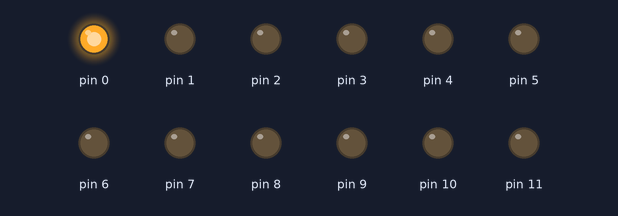
Bench run of a sketch on a simulated Arduino Uno, built with avr-gcc and run on an emulated ATmega328P. On the bench: output pins drawn as LEDs (lit = HIGH).

Above: at 0.07 s.
At 0.82 s:
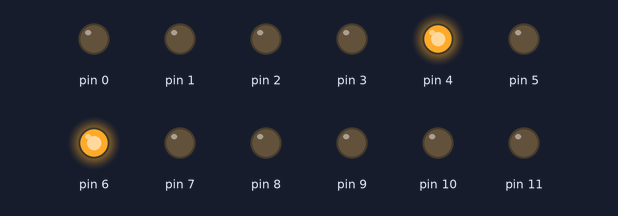
At 1.65 s:
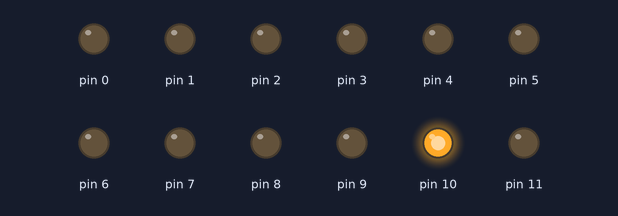
At 2.92 s:
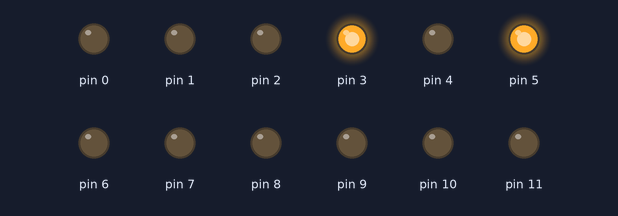
At 4.27 s:
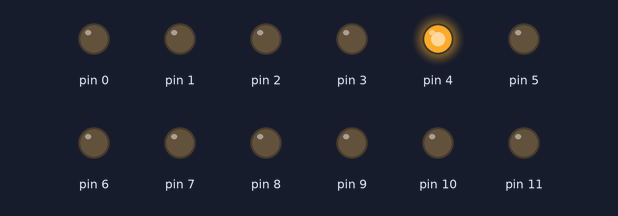
At 7.05 s:
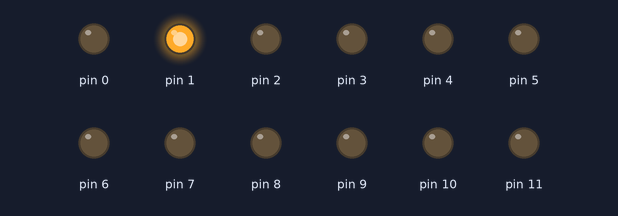
Timing chart, 0 to 8.3 s (numbered marks = the images above):
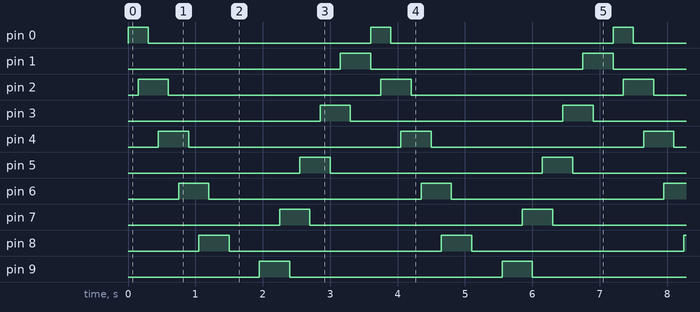

Measured:
- by itself, pin 0, pin 11: alternates HIGH for 0.30 s and LOW for 3.3 s
- by itself, pin 1–10: alternates HIGH for 0.45 s and LOW for 3.2 s
- by itself, everything shown: repeats every 3.6 s, in 23 steps

The sketch:

LED_snake_ver1.ino
```cpp
int d=150;

void setup()
{
  for(int i=0; i<=11; i++)
  {
    pinMode(i, OUTPUT);
  }
}

void loop()
{
  for(int i=0; i<=10; i+=2)
  {
    digitalWrite(i, HIGH);
    delay(d);
    digitalWrite(i+2, HIGH);
    delay(d);
    digitalWrite(i, LOW);
  }
  for(int i=11; i>=1; i-=2)
  {
    digitalWrite(i, HIGH);
    delay(d);
    digitalWrite(i-2, HIGH);
    delay(d);
    digitalWrite(i, LOW);
  }
}
```
